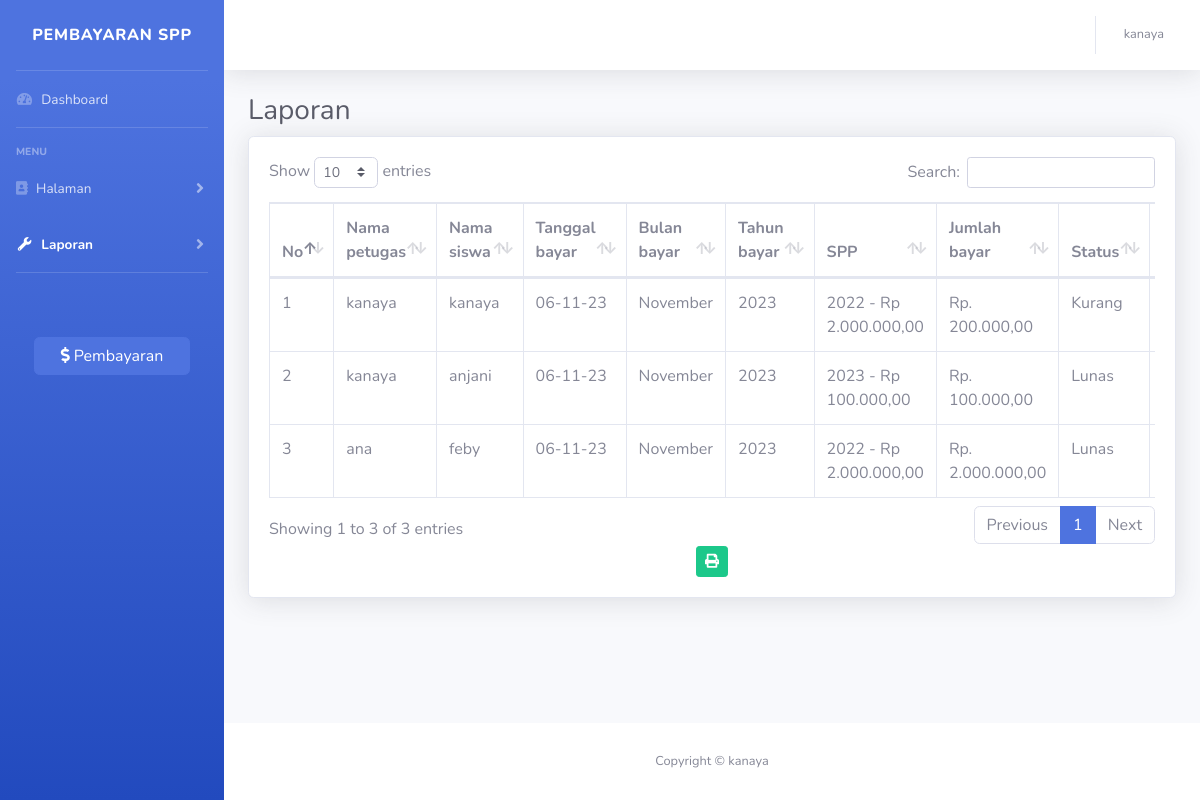
Screenshot of /index.php?page=laporan (signed in) with the database file from the repository.
### tables this page shows
CREATE TABLE `pembayaran` (
  `id_pembayaran` int(11) NOT NULL,
  `id_petugas` int(11) NOT NULL,
  `nisn` char(10) NOT NULL,
  `tgl_bayar` date NOT NULL,
  `bulan_bayar` varchar(10) NOT NULL,
  `tahun_dibayar` varchar(4) NOT NULL,
  `id_spp` int(11) NOT NULL,
  `jumlah_bayar` int(11) NOT NULL
);

CREATE TABLE `petugas` (
  `id_petugas` int(10) NOT NULL,
  `nama_petugas` varchar(30) NOT NULL,
  `username` varchar(20) NOT NULL,
  `password` varchar(32) NOT NULL,
  `level` enum('admin','petugas') NOT NULL
);

CREATE TABLE `siswa` (
  `nisn` char(10) NOT NULL,
  `nis` char(8) NOT NULL,
  `nama_siswa` varchar(35) NOT NULL,
  `alamat` text NOT NULL,
  `no_tlpn` varchar(13) NOT NULL,
  `id_kelas` int(11) NOT NULL,
  `password` varchar(32) NOT NULL
);

CREATE TABLE `spp` (
  `id_spp` int(11) NOT NULL,
  `tahun` int(11) NOT NULL,
  `nominal` int(11) NOT NULL
);

### laporan.php (the view, shortened to what this page needs)
<h1 class="h3 mb-2 text-gray-800">Laporan</h1>
<div class="card shadow mb-4">
    <div class="card-body">
        <div class="table-responsive">
            <table class="table table-bordered" id="laporan" width="100%" cellspacing="0">
                <thead>
                    <tr>
                        <th>No</th>
                        <th>Nama petugas</th>
                        <th>Nama siswa</th>
                        <th>Tanggal bayar</th>
                        <th>Bulan bayar</th>
                        <th>Tahun bayar</th>
                        <th>SPP</th>
                        <th>Jumlah bayar</th>
                        <th>Status</th>
                        <th>Action</th>
                    </tr>
                </thead>
                <tbody>
                    <?php
                    $i = 1;
                    $query = mysqli_query($koneksi, "SELECT * FROM pembayaran INNER JOIN petugas ON pembayaran.id_petugas=petugas.id_petugas INNER JOIN siswa ON pembayaran.nisn=siswa.nisn INNER JOIN spp ON pembayaran.id_spp=spp.id_spp");
                    while ($data = mysqli_fetch_array($query)) {
                    ?>
                        <tr>
                            <td><?php echo $i++ ?></td>
                            <td><?php echo $data['nama_petugas'] ?></td>
                            <td><?php echo $data['nama_siswa'] ?></td>
                            <td><?php echo date('d-m-y', strtotime($data['tgl_bayar'])) ?></td>
                            <td><?php echo $data['bulan_bayar'] ?></td>
                            <td><?php echo $data['tahun_dibayar'] ?></td>
                            <td><?php echo $data['tahun'] ?> - Rp <?php echo number_format($data['nominal'], 2, ',', '.') ?></td>
                            <td> Rp. <?php echo number_format($data['jumlah_bayar'], 2, ',', '.') ?></td>
                            <td>
                                <?php
                                if ($data['nominal'] > $data['jumlah_bayar']) {
                                    echo 'Kurang';
                                } else {
                                    echo 'Lunas';
                                }
                                ?>
                            </td>
                            <td>
                            </td>
                        </tr>
                    <?php
                    }
                    ?>
                </tbody>
            </table>
            <?php
            if (!empty($_SESSION['user']['level'] && !empty($_SESSION['user']['level'] == 'admin'))) {
            ?>
                <div class="container" style="text-align: center;">
                    <a href="cetak_pembayaran.php" class="btn btn-success btn-sm" target="_blank"><i class="fa fa-print"></i></a>
                </div>
            <?php
            }
            ?>
        </div>
    </div>
</div>

### rows the page displays
pembayaran: id_petugas.nama_petugas "kanaya", nisn.nama_siswa "kanaya", tgl_bayar "06-11-23", bulan_bayar "November", tahun_dibayar "2023", id_spp.tahun "2022", id_spp.nominal "2.000.000,00", jumlah_bayar "200.000,00", shows "Kurang"
pembayaran: id_petugas.nama_petugas "kanaya", nisn.nama_siswa "anjani", tgl_bayar "06-11-23", bulan_bayar "November", tahun_dibayar "2023", id_spp.tahun "2023", id_spp.nominal "100.000,00", jumlah_bayar "100.000,00", shows "Lunas"
pembayaran: id_petugas.nama_petugas "ana", nisn.nama_siswa "feby", tgl_bayar "06-11-23", bulan_bayar "November", tahun_dibayar "2023", id_spp.tahun "2022", id_spp.nominal "2.000.000,00", jumlah_bayar "2.000.000,00", shows "Lunas"

### other values shown
$_SESSION['user']['nama_petugas'] "kanaya"
